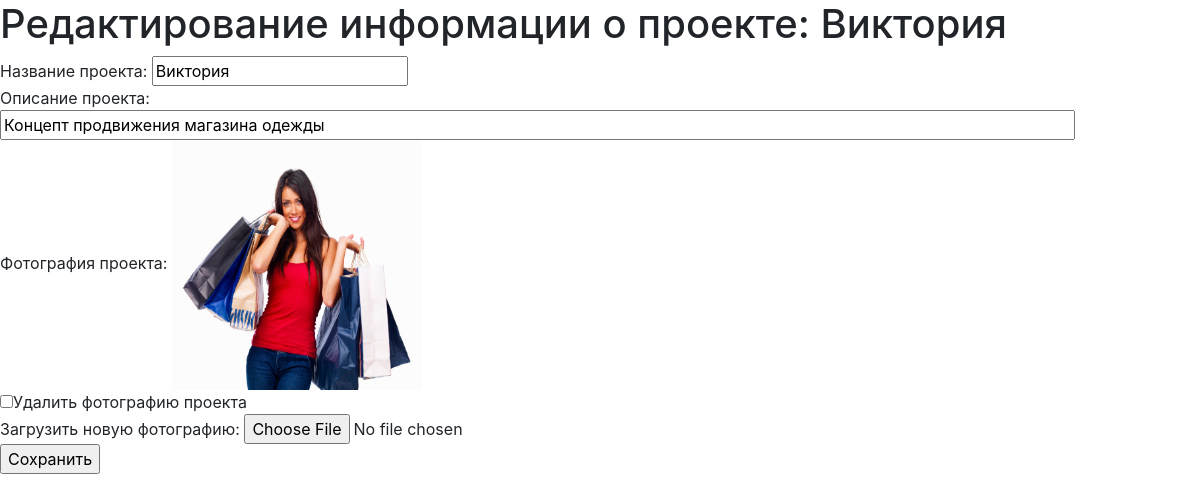
Screenshot of /functions/edit_project.php?id=4 with the database file from the repository.
### tables this page shows
CREATE TABLE `projects` (
  `id` int NOT NULL,
  `project_name` varchar(50) NOT NULL,
  `Description` varchar(2000) NOT NULL,
  `image` varchar(1024) DEFAULT NULL
);

### functions/edit_project.php (the view, shortened to what this page needs)
<?php
require_once '../functions/connect.php';
if (isset($_GET['id'])) {
    $projectId = $_GET['id'];
    $sql = $pdo->prepare("SELECT * FROM projects WHERE id = :id");
    $sql->bindParam(':id', $projectId);
    $sql->execute();
    $project = $sql->fetch(PDO::FETCH_OBJ);
    if ($project) {
        echo '<h1>Редактирование информации о проекте: ' . $project->project_name . '</h1>';
        echo '<form action="" method="post" enctype="multipart/form-data">';
        echo 'Название проекта: <input type="text" name="project_name" value="' . $project->project_name . '"><br>';
        echo 'Описание проекта: <input type="text" size="100" name="Description" value="' . $project->Description .'"<br><br>';
        $absolutepath='../images/'.$project->image;
        echo 'Фотография проекта: <img src="'.$absolutepath.'" width="250" height="250"><br>';
        echo '<input type="checkbox" name="delete_image" id="delete_image">Удалить фотографию проекта<br>';
        echo 'Загрузить новую фотографию: <input type="file" name="new_image"><br>';
        echo '<input type="submit" name="Submit" value="Сохранить">';
        echo '</form>';
    } else {
        echo 'Проект не найден';
    }
} else {
    echo 'Идентификатор проекта не указан';
}
?>
<!DOCTYPE html>
<html>
<head>
    <link rel="stylesheet" href="css/bootstrap.min.css">
</head>
</body>
</html>

### rows the page displays
projects: project_name "Виктория", Description "Концепт продвижения магазина одежды", image (picture)
